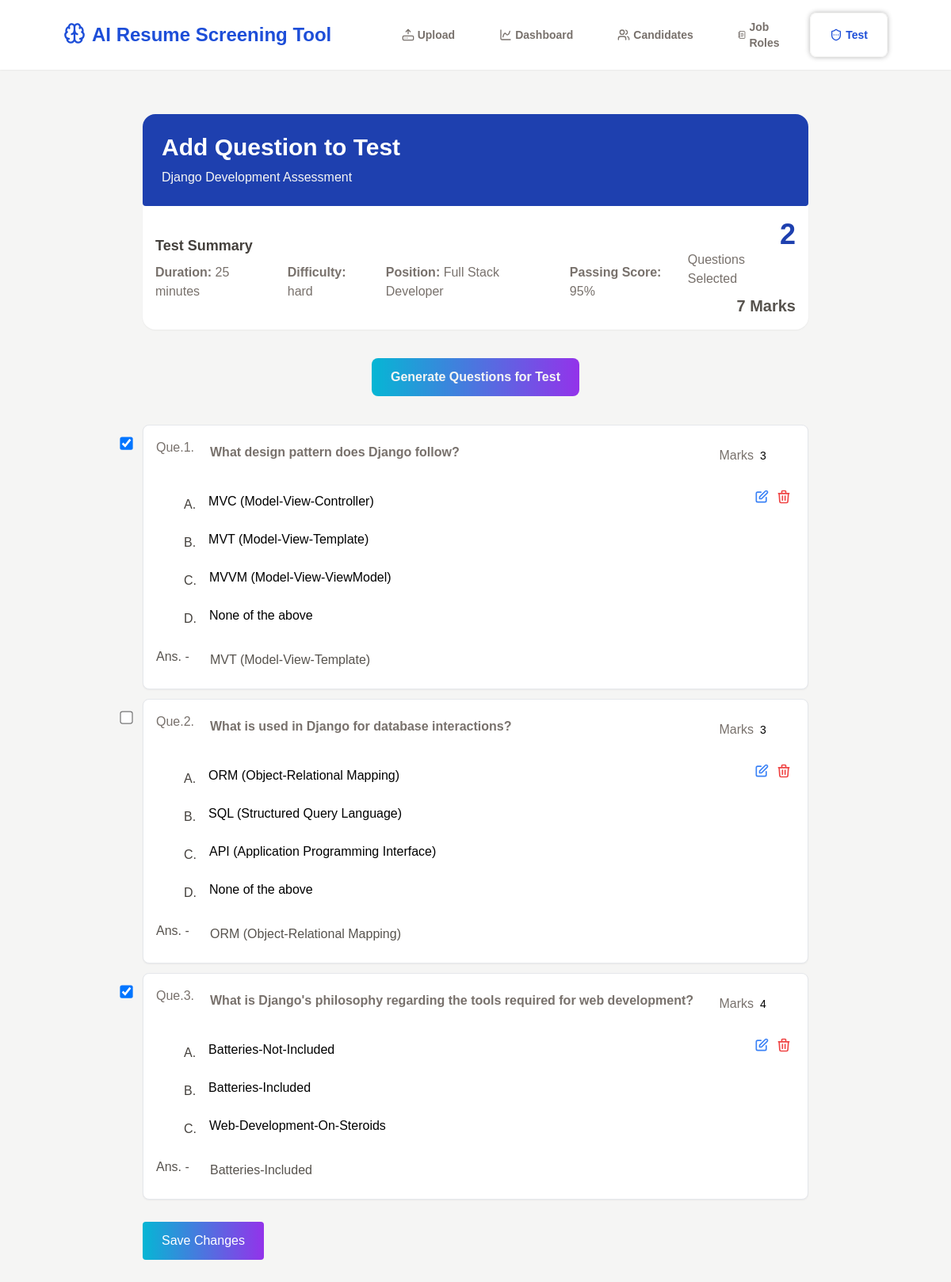
/test/manage_test/18, run on an earlier commit of the app's database.
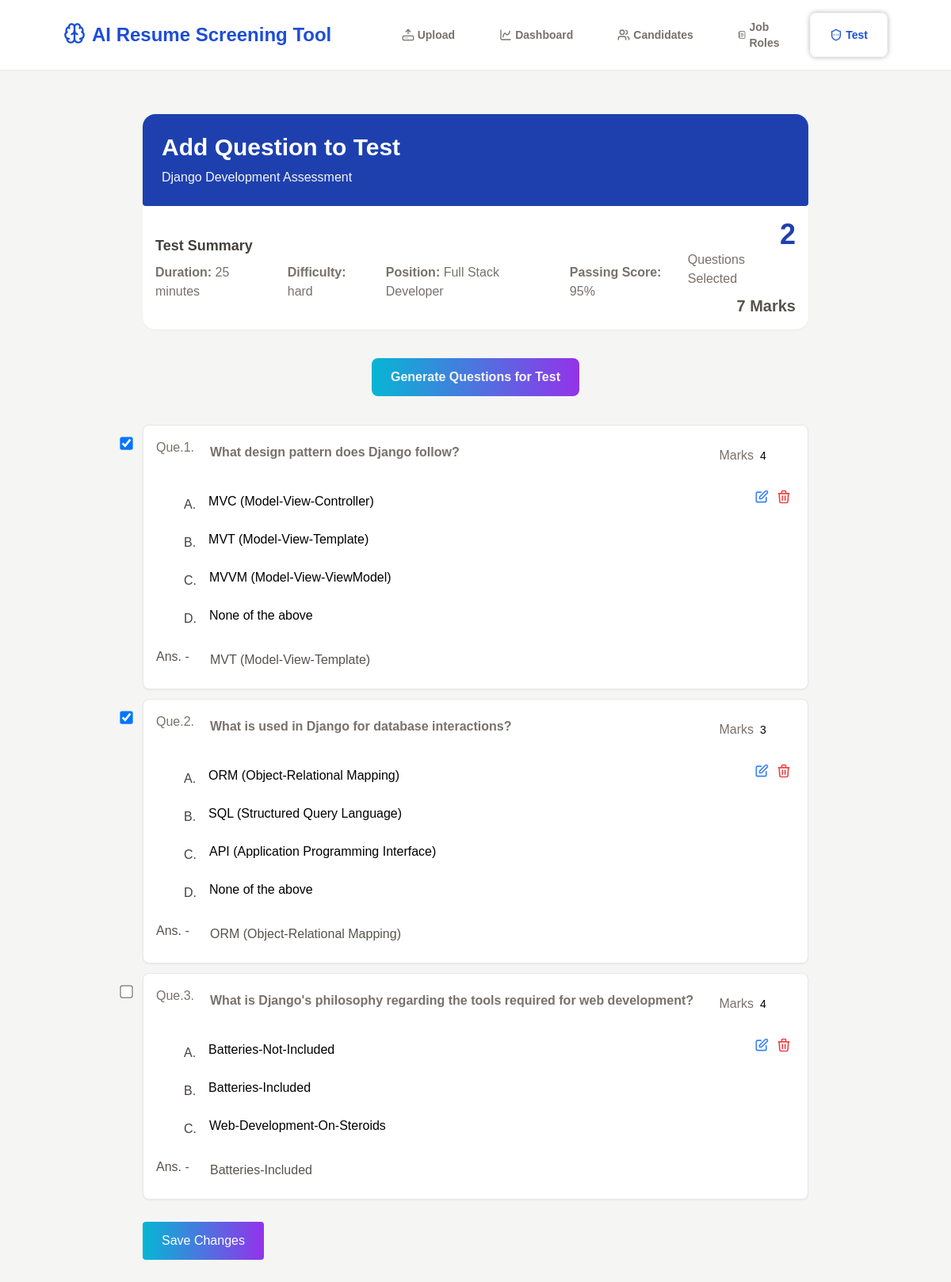
And on a later commit of the database.
### organize_test/models.py (models this page shows, shortened)
class newTest(models.Model):
    DIFFICULTY_CHOICES = {
        ('easy', 'Easy'),
        ('medium', 'Medium'),
        ('hard', 'Hard'),
    }
    title = models.CharField(max_length=200)
    position = models.ForeignKey(Position, on_delete=models.SET_NULL, null=True, blank=True)
    description = models.TextField()
    difficulty = models.CharField(max_length=20, choices=DIFFICULTY_CHOICES)
    duration = models.IntegerField(help_text='Duration in minutes')
    passing_score = models.IntegerField(help_text='Passing score percentage')
    created_at = models.DateTimeField(auto_now_add=True)

class Position(models.Model):
    title = models.CharField(max_length=200)
    description = models.TextField(blank=True, null=True)
    def __str__(self):
        return self.title

class QuestionModel(models.Model):
    test = models.ForeignKey(newTest, on_delete=models.CASCADE, null=True, blank=True)
    question = models.TextField()
    options = models.JSONField(blank=True, null=True)  # for MCQ
    answer = models.TextField()
    is_selected = models.BooleanField(default=False)
    marks = models.IntegerField(default=2)
    created_at = models.DateTimeField(auto_now_add=True)

### organize_test/views.py (the view)
# urls.py: path('manage_test/<int:test_id>', views.manage_test, name='manage_test'),
def manage_test(request, test_id):
    test = newTest.objects.get(id=test_id)
    questions = QuestionModel.objects.filter(test=test)
    selected_ids = questions.filter(is_selected=True).values_list('id', flat=True)
    context = {
        'test': test,
        'questions': questions,
        'selected_ids': list(selected_ids),
    }
    return render(request, 'manage_test.html', context)

### organize_test/templates/manage_test.html (shortened to what this page needs)
{% extends "screening.html" %}
{% block content %}
<div class="bg-white rounded-2xl shadow-sm">
    <div class="flex flex-col gap-2 p-6 bg-blue-800 rounded-b rounded-2xl">
        <p class='text-white text-3xl font-semibold'>Add Question to Test</p>
        <p class='text-stone-100'>{{test.title}}</p>
    </div>
    <div class="flex justify-between py-4 px-4">
        <div class="flex flex-col justify-center gap-2">
            <p class='text-lg text-stone-700 font-semibold'>Test Summary</p>
            <div class='flex gap-4'>
                <p>
                    <span class='text-stone-500 font-semibold'>Duration: </span><span class='text-stone-500'>{{test.duration}} minutes</span>
                </p>
                <p>
                    <span class='text-stone-500 font-semibold'>Difficulty: </span><span class='text-stone-500'>{{test.difficulty}}</span>
                </p>
                <p>
                    <span class='text-stone-500 font-semibold'>Position: </span><span class='text-stone-500'>{{test.position}}</span>
                </p>
                <p>
                    <span class='text-stone-500 font-semibold'>Passing Score: </span><span class='text-stone-500'>{{test.passing_score}}%</span>
                </p>
            </div>
        </div>
        <div class="flex flex-col justify-center gap-2">
            <p class='flex flex-col items-end'>
                <span id="questionCount" class='text-4xl text-blue-800 font-semibold'>0</span>
                <span class='text-stone-500'>Questions Selected</span>
            </p>
            <p id="totalMarks" class='text-stone-600 text-xl text-end font-semibold'>0 Marks</p>
        </div>
    </div>
</div>
<button onclick="openOptions()" class='flex items-center gap-2 w-fit mx-auto my-9 px-6 py-3 text-stone-100 font-semibold bg-gradient-to-r from-cyan-500 to-purple-600 rounded-lg'>
    Generate Questions for Test
</button>
{% if questions %}
    {% for q in questions %}
    <div class="p-4 mb-3 border rounded-lg bg-white shadow-sm relative question-card" data-id="{{ q.id }}">
        <input type="checkbox" class="absolute -left-7 select-question scale-125"
        onchange="toggleQuestion(this, {{ q.id }})"
       {% if q.id in selected_ids %}checked{% endif %}>
        <div class="absolute top-6 right-1 flex items-center">
          <span class='text-stone-500'>Marks</span>
            <input type="number" value="{{ q.marks|default:2 }}"
                  class="marks-input w-16 text-sm border rounded px-2 py-1 marks-input border-0 bg-transparent pointer-events-none" oninput="updateSummary()" onchange="updateMarks(this, {{ q.id }})" readonly
                  min="1">
        </div>
        <div class="absolute top-20 right-5 flex gap-2">
            <button onclick="enableEdit(this)" class="text-blue-500 hover:text-blue-700 transition-colors">
                <svg class="w-5 h-5" fill="none" stroke="currentColor" viewBox="0 0 24 24">
                    <path stroke-linecap="round" stroke-linejoin="round" stroke-width="2" d="M11 5H6a2 2 0 00-2 2v11a2 2 0 002 2h11a2 2 0 002-2v-5m-1.414-9.414a2 2 0 112.828 2.828L11.828 15H9v-2.828l8.586-8.586z"/>
                </svg>
            </button>
            <button onclick="deleteQuestionDB({{ q.id }}, this)" class="text-red-500">
                <svg class="w-5 h-5" fill="none" stroke="currentColor" viewBox="0 0 24 24">
                    <path stroke-linecap="round" stroke-linejoin="round" stroke-width="2" d="M19 7l-.867 12.142A2 2 0 0116.138 21H7.862a2 2 0 01-1.995-1.858L5 7m5 4v6m4-6v6m1-10V4a1 1 0 00-1-1h-4a1 1 0 00-1 1v3M4 7h16"/>
                </svg>
            </button>
        </div>
        <div class="flex gap-3 text-stone-500">
            <span class='w-12'>Que.{{ forloop.counter }}.</span>
            <textarea readonly class="w-[85%] border font-semibold p-2 rounded mb-1 question-input border-0 bg-transparent pointer-events-none focus:outline-none resize-none leading-tight overflow-hidden">{{ q.question }}</textarea>
        </div>
        {% if q.options %}
        <div class="flex gap-3">
            <div class="w-6"></div>
            <div class="w-full">
                {% for opt in q.options %}
                <p class="flex items-center gap-2">
                    <span class='text-stone-700'>
                        {% if forloop.counter == 1 %}A.
                        {% elif forloop.counter == 2 %}B.
                        {% elif forloop.counter == 3 %}C.
                        {% elif forloop.counter == 4 %}D.
                        {% elif forloop.counter == 5 %}E.
                        {% endif %}
                    </span>
                    <input type="text" value="{{ opt }}"
                    readonly class="p-2 rounded w-[88%] mb-2 option-input border-0 bg-transparent pointer-events-none focus:outline-none" />
                </p>
                {% endfor %}
            </div>
        </div>
        {% endif %}
        <div class="flex gap-3 items-center">
            <span class='text-stone-600 w-12'>Ans. -</span>
            <input type="text" value="{{ q.answer }}"
            readonly class="p-2 text-stone-600 rounded w-[85%] mt-2 answer-input border-0 bg-transparent pointer-events-none focus:outline-none" />
        </div>
    </div>
    {% endfor %}
    <button onclick="updateQuestions()"
    class="bg-gradient-to-r from-cyan-500 to-purple-600 text-white px-6 py-3 rounded mt-4">
    Save Changes
    </button>
{% else %}
<div class="flex justify-center items-end h-[3vh] w-full">
  <p class='text-stone-400'>No Questions Set</p>
</div>
{% endif %}
{% endblock %}

### resume_screening/templates/screening.html (shortened to what this page needs)
<!DOCTYPE html>
<html>
<head>
    <script src = 'https://cdn.tailwindcss.com'></script>
</head>
<body class='bg-stone-100'>
    <header class='flex justify-center items-center w-full px-20 py-4 bg-white shadow-sm top-0 sticky z-50'>
        <div class="heading w-[35vw]">
            <a href='{% url "home" %}' class='flex gap-2 text-2xl text-blue-700 w-fit font-bold'>
                AI Resume Screening Tool
            </a>
        </div>
        <div class="tabs flex gap-2 text-sm font-semibold w-fit">
            <a href='{% url "home" %}' class='flex items-center gap-1 cursor-pointer px-6 py-2 w-fit {% if request.path == "/" %}text-blue-700 border border-stone-100 shadow-[0_0_6px_rgba(0,0,0,0.3)] rounded-lg {% else %}text-stone-500 hover:text-stone-800 {% endif %}'>
                Upload
            </a>
            <a href='{% url "dashboard" %}' class='flex items-center gap-1 {% if "dashboard" in request.path %}text-blue-700 border border-stone-100 shadow-[0_0_6px_rgba(0,0,0,0.3)] rounded-lg {% else %}text-stone-500 hover:text-stone-800 {% endif %} cursor-pointer px-6 py-2 w-fit'>
                Dashboard
            </a>
            <a href='{% url "candidates" %}' class='flex items-center gap-1 {% if "candidates" in request.path %}text-blue-700 border border-stone-100 shadow-[0_0_6px_rgba(0,0,0,0.3)] rounded-lg {% else %}text-stone-500 hover:text-stone-800 {% endif %} cursor-pointer px-6 py-2 w-fit'>
                Candidates
            </a>
            <a href='{% url "job_roles" %}' class='flex items-center gap-1 {% if "job-roles" in request.path %}text-blue-700 border border-stone-100 shadow-[0_0_6px_rgba(0,0,0,0.3)] rounded-lg {% else %}text-stone-500 hover:text-stone-800 {% endif %} cursor-pointer px-6 py-2 w-fit'>
                Job Roles
            </a>
            <a href="{% url 'organize_test' %}" class='flex items-center gap-1 {% if "test" in request.path %}text-blue-700 border border-stone-100 shadow-[0_0_6px_rgba(0,0,0,0.3)] rounded-lg {% else %}text-stone-500 hover:text-stone-800 {% endif %} cursor-pointer px-6 py-2 w-fit'>
                Test
            </a>
        </div>
    </header>
    <div class="flex gap-3">
        <div id="mainContent" class="flex-1">
            <div class="max-w-[70vw] mx-auto mt-14 mb-[50px]">
                {% block content %}{% endblock %}
            </div>
        </div>
    </div>
</body>
</html>

### resume_screening/templates/screening.html (style rules this page uses)
body { font-family: Arial; margin: 50px auto; }

What changed in the data, as far as the page shows it:
changed QuestionModel "What design pattern does Django follow?": marks "3" → "4"
changed QuestionModel "What is used in Django for database interactions?": id "☐" → "☑"
changed QuestionModel "What is Django's philosophy regarding the tools required for web development?": id "☑" → "☐"
